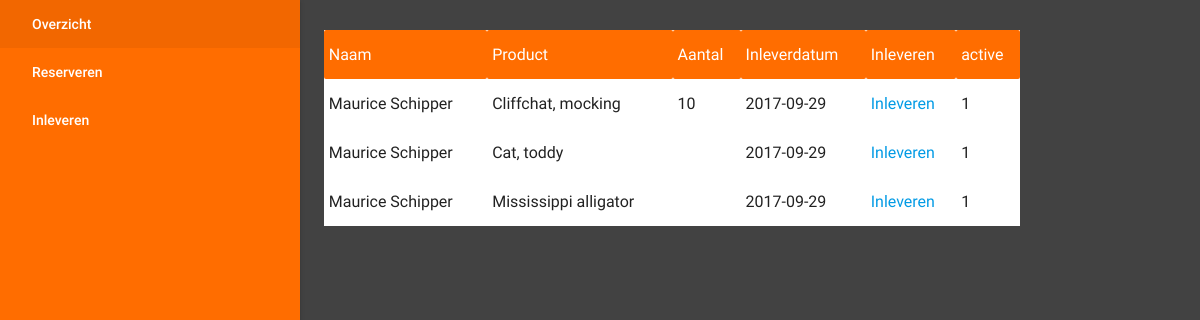
The page /includes/werknemer/inleveren.php on the database its author committed.
### tables this page shows
CREATE TABLE `reservering` (
  `id` int(11) NOT NULL,
  `product_reservering` int(11) NOT NULL,
  `werknemer` int(11) NOT NULL,
  `klant` int(11) NOT NULL,
  `inleverDatum` date NOT NULL,
  `afhaalDatum` date NOT NULL,
  `isActive` int(11) NOT NULL DEFAULT '1'
);

### includes/werknemer/inleveren.php (the view, shortened to what this page needs)
<html lang="en">
	<head>
		<link rel="stylesheet" href="../../assets/css/main.css">
		<link rel="stylesheet" href="../../assets/libs/materialize/css/materialize.min.css">
	</head>
	<body class="container">
		<div class="section"></div>
		<div class="row">
			<div class="col s2">
				<ul id="nav-mobile" class="side-nav fixed orange accent-4 white-text">
			        <li class="bold"><a href="http://localhost/servicepunt/includes/werknemer/overview.php" class="waves-effect waves-light white-text active">Overzicht</a></li>
			        <li class="bold"><a href="http://localhost/servicepunt/includes/werknemer/reserveren/reserveren_page.php" class="waves-effect waves-light white-text">Reserveren</a></li>
			        <li class="bold"><a href="http://localhost/servicepunt/includes/werknemer/Inleveren.php" class="waves-effect waves-light white-text">Inleveren</a></li>
		    	</ul>
			</div>
			<div class="col s10">
				<table class="highlight" style=" background-color: white;">
	                <tr class="orange accent-4 white-text">
	                    <td>Naam</td>
	                    <td>Product</td>
	                    <td>Aantal</td>
	                    <td>Inleverdatum</td>
	                    <td>Inleveren</td>
	                    <td>active</td>
	                </tr>
				<?php
					try{
					    $conn = new PDO("mysql:host=".host.";dbname=".database, dbUser, dbPass);
					    $conn -> setAttribute(PDO::ATTR_ERRMODE, PDO::ERRMODE_EXCEPTION);
					    $stmt = $conn->prepare("SELECT id,isActive AS active, inleverDatum, (SELECT naam FROM klant WHERE klant.id = reservering.klant) AS naam,
					                                (SELECT type FROM product WHERE product.id = reservering.product_reservering) AS product,
					                                (SELECT aantal FROM inventaris WHERE inventaris.product = reservering.product_reservering) AS aantal
					                                FROM reservering "
					        );
					    $stmt->execute();
				    while($rows = $stmt->fetch(PDO::FETCH_ASSOC))
				    {
		        	?>
	                <tr>
	                    <td><?=$rows["naam"]?></td>
	                    <td><?=$rows["product"]?></td>
	                    <td><?=$rows["aantal"]?></td>
	                    <td><?=$rows["inleverDatum"]?></td>
	                    <td><a href='delete.php?id=<?php echo $rows["id"];?>'>Inleveren</a></td>
	                    <td><?=$rows["active"]?></td>
	                </tr>
		            <?php
				    }
				?>
				</table>
				<?php
					}
					catch(Exception $e) {
					}
				?>
			</div>
		</div>
	</body>
</html>

### assets/css/main.css (style rules this page uses)
body { background-color: #424242; }

### rows shown on the page
reservering: naam "Maurice Schipper", product "Cliffchat, mocking", aantal "10", inleverDatum "2017-09-29", isActive "1"
reservering: naam "Maurice Schipper", product "Cat, toddy", inleverDatum "2017-09-29", isActive "1"
reservering: naam "Maurice Schipper", product "Mississippi alligator", inleverDatum "2017-09-29", isActive "1"
